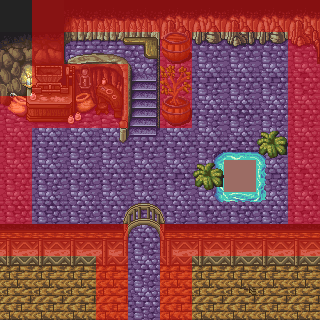

Tiled map render using the project's own tile images. Description and the map definition, with tile-layer contents summarised, below:
An orthogonal 10x10 tile map with 32x32 px tiles, 4 tile layers (Tile Layer 1, Tile Layer 3, Tile Layer 2, collissions), 3 tilesets and 1 object.

<map version="1.0" orientation="orthogonal" renderorder="right-down" width="10" height="10" tilewidth="32" tileheight="32" nextobjectid="1">
 <tileset firstgid="1" name="hyptosis_tile-art-batch-4" tilewidth="32" tileheight="32" tilecount="900">
  <image source="hyptosis/hyptosis_tile-art-batch-4.png" width="960" height="960" />
 </tileset>
 <tileset firstgid="901" name="hyptosis_til-art-batch-2" tilewidth="32" tileheight="32" tilecount="900">
  <image source="hyptosis/hyptosis_til-art-batch-2.png" width="960" height="960" />
 </tileset>
 <tileset firstgid="1801" name="red" tilewidth="32" tileheight="32" tilecount="1">
  <image source="red.png" width="32" height="32" />
  <tile id="0">
   <objectgroup draworder="index">
    <object id="0" x="-0.225271" y="-0.450542" width="31.9885" height="32.2137" />
   </objectgroup>
  </tile>
 </tileset>
 <layer name="Tile Layer 1" width="10" height="10">
  <data>[100 cells, 100 non-empty, 35 distinct tile ids]</data>
 </layer>
 <layer name="Tile Layer 3" width="10" height="10">
  <data>[100 cells, 45 non-empty, 26 distinct tile ids]</data>
 </layer>
 <layer name="Tile Layer 2" width="10" height="10">
  <data>[100 cells, 5 non-empty, 4 distinct tile ids]</data>
 </layer>
 <layer name="collissions" width="10" height="10" opacity="0.46">
  <data>[100 cells, 43 non-empty, 1 distinct tile ids]</data>
 </layer>
</map>
